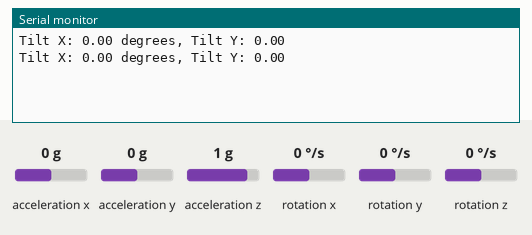
Bench run of a sketch on a simulated Arduino Uno, built with avr-gcc and run on an emulated ATmega328P. Shown: the last lines printed to the serial monitor. The inputs (shaded band) are chosen by the test bench; at power-on: acceleration x 0 g, acceleration y 0 g, acceleration z 1 g, rotation x 0 °/s, rotation y 0 °/s, rotation z 0 °/s.

Above: at 6.1 s.
6.2 s: acceleration x set to -1.4 g
At 7.5 s:
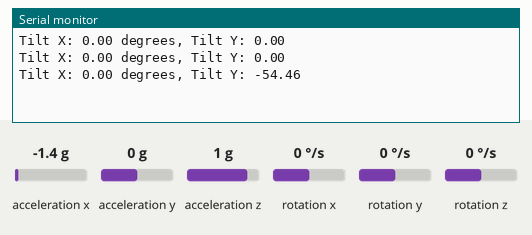
7.7 s: acceleration y set to -1.4 g
At 8.7 s:
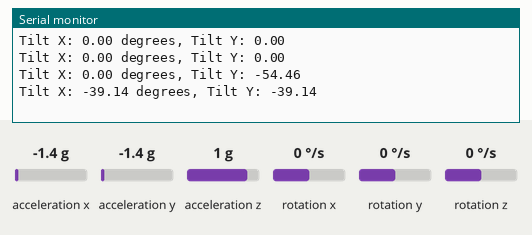
9.2 s: acceleration z set to -1.4 g
At 10.6 s:
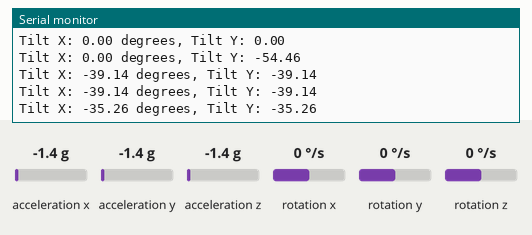
Timing chart, 0 to 12.2 s (numbered marks = the images above; inputs shaded):
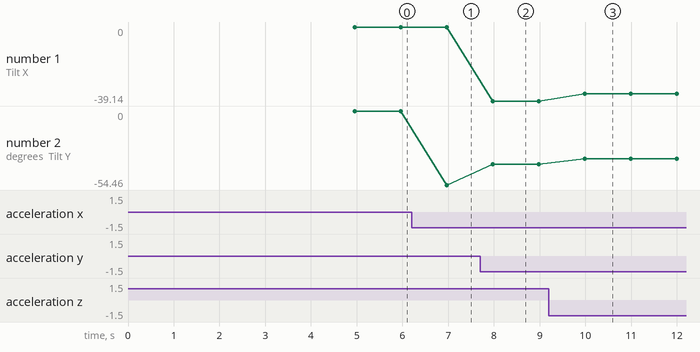

The sketch:

Acc_Calibration_Tilt_ang.ino
```cpp
#include <Wire.h>
#include <MPU6050.h>

// Create MPU6050 object
MPU6050 mpu;

// Calibration offsets
int16_t accelOffset[3] = {0, 0, 0}; // X, Y, Z
int16_t gyroOffset[3] = {0, 0, 0};  // X, Y, Z

void setup()
{
  Serial.begin(115200);
  mpu.initialize();

  // Check if MPU6050 is connected
  if (!mpu.testConnection())
  {
    Serial.println("MPU6050 connection failed!");
    while (1); // Stop here if connection fails
  }

  // Gather initial data for calibration
  for (int i = 0; i < 1000; i++)
  {
    Vector rawAccel = mpu.readRawAccel();
    Vector rawGyro = mpu.readRawGyro();

    // Accumulate the values
    accelOffset[0] += rawAccel.XAxis;
    accelOffset[1] += rawAccel.YAxis;
    accelOffset[2] += rawAccel.ZAxis;

    gyroOffset[0] += rawGyro.XAxis;
    gyroOffset[1] += rawGyro.YAxis;
    gyroOffset[2] += rawGyro.ZAxis;

    delay(1); // Short delay to allow for readings
  }

  // Average the values to get offsets
  accelOffset[0] /= 1000;
  accelOffset[1] /= 1000;
  accelOffset[2] /= 1000; // Z should be around +16384 (1g)

  gyroOffset[0] /= 1000;
  gyroOffset[1] /= 1000;
  gyroOffset[2] /= 1000;
}

void loop()
{
  // Read and apply offsets
  Vector rawAccel = mpu.readRawAccel();
  Vector rawGyro = mpu.readRawGyro();

  // Apply offsets
  float accelX = rawAccel.XAxis - accelOffset[0];
  float accelY = rawAccel.YAxis - accelOffset[1];
  float accelZ = rawAccel.ZAxis - accelOffset[2];

  // Calculate tilt angles (in degrees)
  float angleX = atan2(accelY, sqrt(accelX * accelX + accelZ * accelZ)) * 180.0 / PI; // Positive for right, negative for left
  float angleY = atan2(accelX, sqrt(accelY * accelY + accelZ * accelZ)) * 180.0 / PI; // Positive for forward, negative for backward

  // Print only the tilt angles
  Serial.print("Tilt X: ");
  Serial.print(angleX);
  Serial.print(" degrees, Tilt Y: ");
  Serial.println(angleY);

  delay(1000); // Read every second
}
```

Measured:
- after the input at 6.2 s, the serial monitor: prints a new line after 0.77 s (image 1)
- after the input at 7.7 s, the serial monitor: prints a new line after 0.27 s (image 2)
- after the input at 9.2 s, the serial monitor: prints a new line after 0.78 s (image 3)
- plotted number 1: 0 → -39.14 after the input at 7.7 s, -39.14 → -35.26 after the input at 9.2 s
- plotted number 2: 0 → -54.46 after the input at 6.2 s, -54.46 → -39.14 after the input at 7.7 s, -39.14 → -35.26 after the input at 9.2 s
